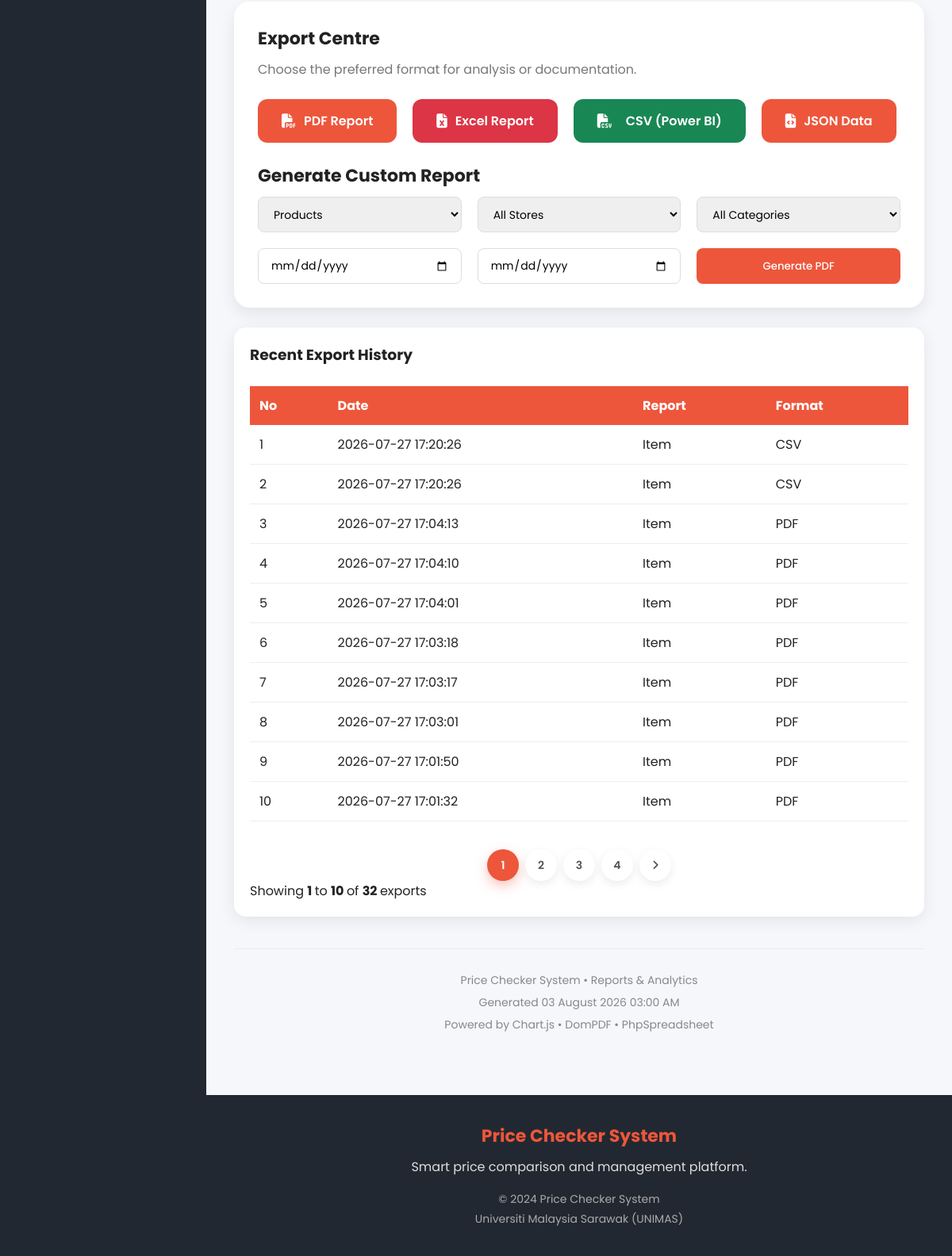
The app's page /src/admin/reports.php (signed in, lower part), older data.
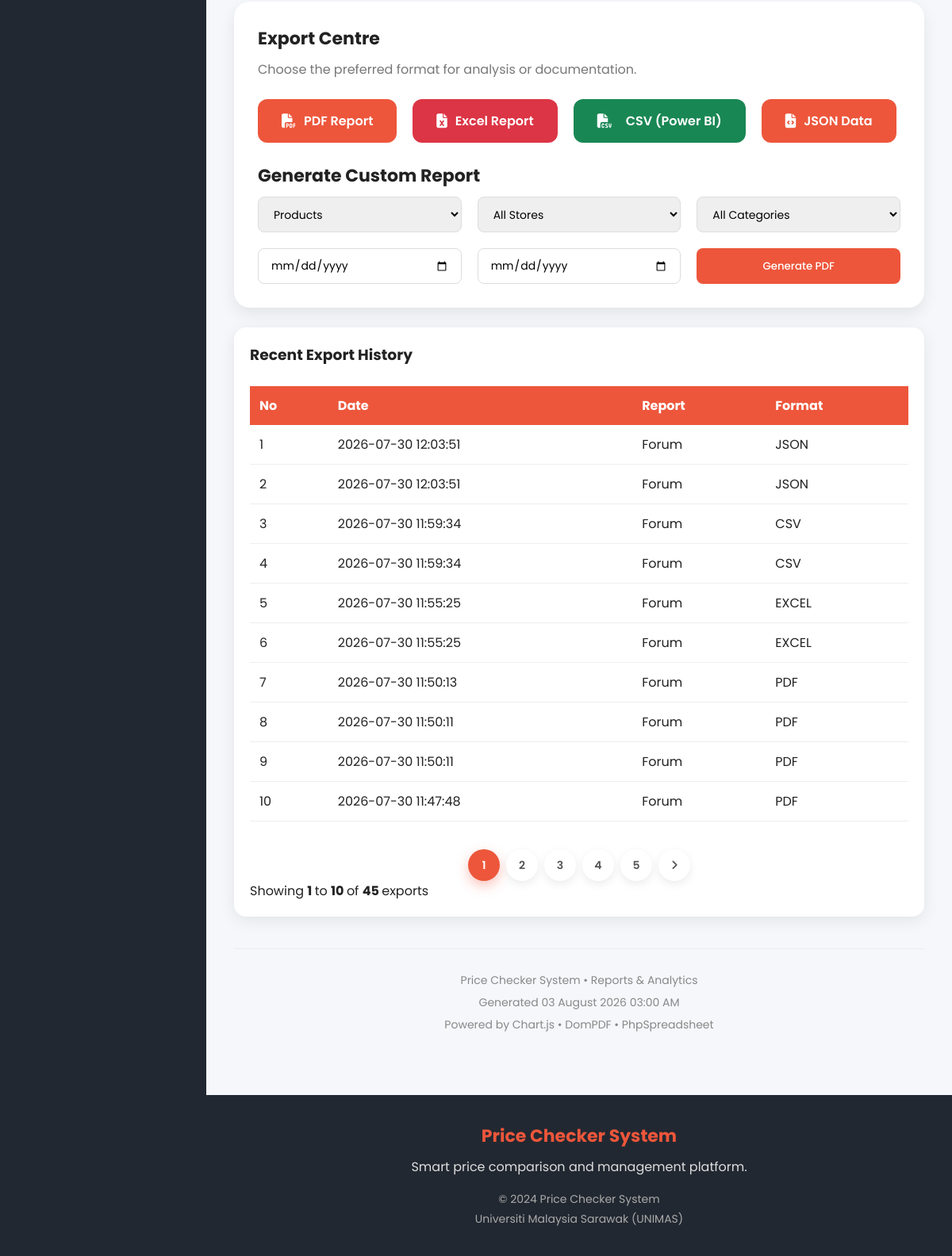
The same page, newer data.
### tables this page shows
CREATE TABLE `report_logs` (
  `reportID` int(11) NOT NULL,
  `adminID` int(11) DEFAULT NULL,
  `reportType` varchar(30) DEFAULT NULL,
  `format` varchar(20) DEFAULT NULL,
  `generatedAt` timestamp NOT NULL DEFAULT current_timestamp()
);

### src/admin/reports.php (the view, shortened to what the changed rows need)
<?php
include("../config/db_cPCS.php");
$limit = 10;
$page = isset($_GET['page'])
? (int)$_GET['page']
: 1;
$offset = ($page - 1) * $limit;
$totalQuery=mysqli_query(
$conn,
"
SELECT COUNT(*) AS total
FROM report_logs
"
);
$total=mysqli_fetch_assoc($totalQuery)['total'];
$totalPages=ceil($total/$limit);
$reportQuery=mysqli_query(
$conn,
"
SELECT *
FROM report_logs
ORDER BY generatedAt DESC
LIMIT $limit
OFFSET $offset
"
);
?>
<!DOCTYPE html>
<html lang="en">
<head>
    <link rel="stylesheet"href="https://cdnjs.cloudflare.com/ajax/libs/font-awesome/6.7.2/css/all.min.css">
    <link rel="stylesheet" href="../../assets/css/adminDashboard.css">
</head>
<body>
<div class="admin-container">
        <div class="admin-main">
                <div class="dashboard-content">
                    <br>
                    <div class="report-table-card">
                        <br>
                        <table class="report-table">
                            <thead>
                                <tr>
                                    <th>
                                        No
                                    </th>
                                    <th>
                                        Date
                                    </th>
                                    <th>
                                        Report
                                    </th>
                                    <th>
                                        Format
                                    </th>
                                </tr>
                            </thead>
                            <tbody>
                                <?php
                                if(mysqli_num_rows($reportQuery)==0)
                                {
                                ?>
                                <tr>
                                    <td colspan="4">
                                        <div class="empty-state">
                                            <i class="fa-solid fa-chart-column"></i>
                                            <h3>
                                                No Reports Available
                                            </h3>
                                            <p>
                                                Generate your first report to begin tracking system analytics.
                                            </p>
                                        </div>
                                    </td>
                                </tr>
                                <?php
                                }
                                else
                                {
                                $no = $offset + 1;
                                while($row=mysqli_fetch_assoc($reportQuery))
                                {
                                ?>
                                <tr>
                                    <td>
                                        <?php echo $no++; ?>
                                    </td>
                                    <td>
                                        <?php echo $row['generatedAt']; ?>
                                    </td>
                                    <td>
                                        <?php echo ucfirst($row['reportType']); ?>
                                    </td>
                                    <td>
                                        <?php echo strtoupper($row['format']); ?>
                                    </td>
                                </tr>
                                <?php
                                }
                                }
                                ?>
                            </tbody>
                        </table>
                        <div class="pagination">
                            <?php
                            for($i=1; $i <= $totalPages; $i++)
                            {
                            ?>
                            <a
                                href="?page=<?php echo $i; ?>"
                                class="<?php echo ($page==$i) ? 'active' : ''; ?>">
                                <?php echo $i; ?>
                            </a>
                            <?php
                            }
                            ?>
                            <?php if($page < $totalPages){ ?>
                            <a href="?page=<?php echo $page+1; ?>">
                                <i class="fa fa-angle-right"></i>
                            </a>
                            <?php } ?>
                        </div>
                        <div class="pagination-info">
                            Showing
                            <strong>
                                <?php echo ($total > 0) ? $offset + 1 : 0; ?>
                            </strong>
                            to
                            <strong>
                                <?php echo min($offset + $limit, $total); ?>
                            </strong>
                            of
                            <strong>
                                <?php echo $total; ?>
                            </strong>
                            exports
                        </div>
                    </div>
                </div>
        </div>
</div>
</body>
</html>

Row changes from the older to the newer data that the page shows:
no longer on this page (row unchanged): report_logs: generatedAt "2026-07-27 17:20:26", reportType "Item", format "CSV"
no longer on this page (row unchanged): report_logs: generatedAt "2026-07-27 17:20:26", reportType "Item", format "CSV"
no longer on this page (row unchanged): report_logs: generatedAt "2026-07-27 17:04:13", reportType "Item", format "PDF"
no longer on this page (row unchanged): report_logs: generatedAt "2026-07-27 17:04:10", reportType "Item", format "PDF"
no longer on this page (row unchanged): report_logs: generatedAt "2026-07-27 17:04:01", reportType "Item", format "PDF"
no longer on this page (row unchanged): report_logs: generatedAt "2026-07-27 17:03:18", reportType "Item", format "PDF"
no longer on this page (row unchanged): report_logs: generatedAt "2026-07-27 17:03:17", reportType "Item", format "PDF"
no longer on this page (row unchanged): report_logs: generatedAt "2026-07-27 17:03:01", reportType "Item", format "PDF"
no longer on this page (row unchanged): report_logs: generatedAt "2026-07-27 17:01:50", reportType "Item", format "PDF"
no longer on this page (row unchanged): report_logs: generatedAt "2026-07-27 17:01:32", reportType "Item", format "PDF"
added report_logs: generatedAt "2026-07-30 12:03:51", reportType "Forum", format "JSON"
added report_logs: generatedAt "2026-07-30 12:03:51", reportType "Forum", format "JSON"
added report_logs: generatedAt "2026-07-30 11:59:34", reportType "Forum", format "CSV"
added report_logs: generatedAt "2026-07-30 11:59:34", reportType "Forum", format "CSV"
added report_logs: generatedAt "2026-07-30 11:55:25", reportType "Forum", format "EXCEL"
added report_logs: generatedAt "2026-07-30 11:55:25", reportType "Forum", format "EXCEL"
added report_logs: generatedAt "2026-07-30 11:50:13", reportType "Forum", format "PDF"
added report_logs: generatedAt "2026-07-30 11:50:11", reportType "Forum", format "PDF"
added report_logs: generatedAt "2026-07-30 11:50:11", reportType "Forum", format "PDF"
added report_logs: generatedAt "2026-07-30 11:47:48", reportType "Forum", format "PDF"
Text that changed along with them:
$total: "32" → "45"
new list line: "5"
